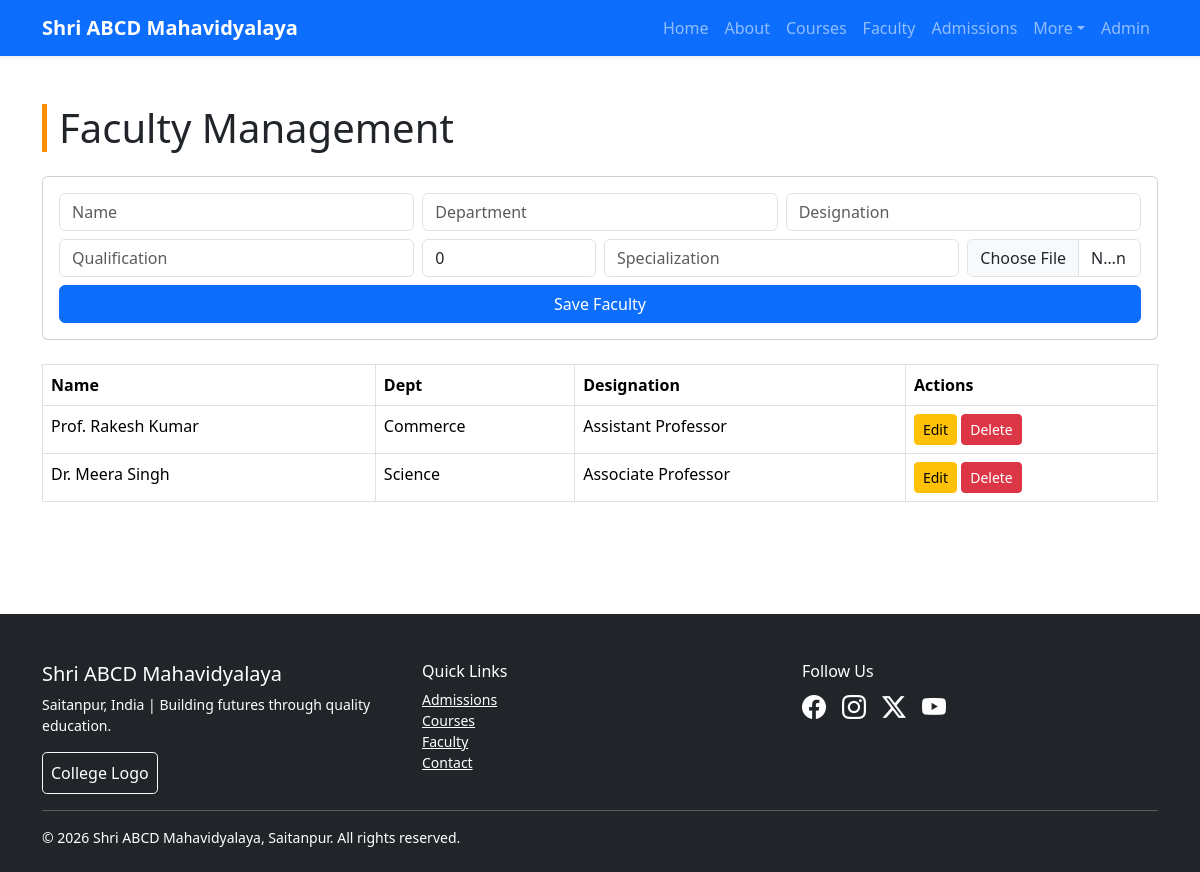
Page /admin/manage_faculty.php (signed in) on the committed database.
### tables this page shows
CREATE TABLE IF NOT EXISTS faculty (
  id INT AUTO_INCREMENT PRIMARY KEY,
  name VARCHAR(120) NOT NULL,
  department VARCHAR(120) NOT NULL,
  designation VARCHAR(120) NOT NULL,
  qualification VARCHAR(120) NOT NULL,
  experience INT DEFAULT 0,
  specialization VARCHAR(255) DEFAULT '',
  photo VARCHAR(255) DEFAULT '',
  created_at TIMESTAMP DEFAULT CURRENT_TIMESTAMP
);

### includes/functions.php (called while the page is built, shortened)
<?php
require_once __DIR__ . '/../config/database.php';
function e(string $value): string
{
    return htmlspecialchars($value, ENT_QUOTES, 'UTF-8');
}

### config/database.php (called while the page is built, shortened)
<?php
function db(): PDO
{
    $dsn = 'mysql:host=' . DB_HOST . ';dbname=' . DB_NAME . ';charset=' . DB_CHARSET;
    $options = [
        PDO::ATTR_ERRMODE => PDO::ERRMODE_EXCEPTION,
        PDO::ATTR_DEFAULT_FETCH_MODE => PDO::FETCH_ASSOC,
        PDO::ATTR_EMULATE_PREPARES => false,
    ];
    $pdo = new PDO($dsn, DB_USER, DB_PASS, $options);
    return $pdo;
}

### admin/manage_faculty.php (the view, shortened to what this page needs)
<?php
require_once __DIR__ . '/../includes/functions.php';
$edit = null;
$items = db()->query("SELECT * FROM faculty ORDER BY department,name")->fetchAll();
$pageTitle = 'Manage Faculty'; require_once __DIR__ . '/../includes/header.php'; ?>
<div class="container py-5"><h1 class="section-title mb-4">Faculty Management</h1>
<form method="post" enctype="multipart/form-data" class="card card-body mb-4">
<div class="row g-2">
<div class="col-md-4"><input class="form-control" name="name" required placeholder="Name" value="<?= e($edit['name']??'') ?>"></div>
<div class="col-md-4"><input class="form-control" name="department" required placeholder="Department" value="<?= e($edit['department']??'') ?>"></div>
<div class="col-md-4"><input class="form-control" name="designation" required placeholder="Designation" value="<?= e($edit['designation']??'') ?>"></div>
<div class="col-md-4"><input class="form-control" name="qualification" required placeholder="Qualification" value="<?= e($edit['qualification']??'') ?>"></div>
<div class="col-md-2"><input class="form-control" type="number" name="experience" required placeholder="Exp" value="<?= e((string)($edit['experience']??0)) ?>"></div>
<div class="col-md-4"><input class="form-control" name="specialization" placeholder="Specialization" value="<?= e($edit['specialization']??'') ?>"></div>
<div class="col-md-2"><input class="form-control" type="file" name="photo" accept="image/*"></div>
</div><button class="btn btn-primary mt-2">Save Faculty</button></form>
<table class="table table-bordered"><thead><tr><th>Name</th><th>Dept</th><th>Designation</th><th>Actions</th></tr></thead><tbody><?php foreach($items as $f): ?><tr><td><?= e($f['name']) ?></td><td><?= e($f['department']) ?></td><td><?= e($f['designation']) ?></td><td><a class="btn btn-sm btn-warning" href="?edit=<?= $f['id'] ?>">Edit</a> <form method="post" class="d-inline"><input type="hidden" name="action" value="delete"><input type="hidden" name="id" value="<?= $f['id'] ?>"><button class="btn btn-sm btn-danger">Delete</button></form></td></tr><?php endforeach; ?></tbody></table>
</div><?php require_once __DIR__ . '/../includes/footer.php'; ?>

### assets/css/style.css (style rules this page uses)
:root { --college-blue: #0d47a1; --college-saffron: #ff8f00; }
body { font-family: "Segoe UI", Tahoma, sans-serif; }
.section-title { border-left: 5px solid var(--college-saffron); padding-left: 12px; }
.table thead { background: #eef5ff; }

### rows in the picture
faculty: name "Prof. Rakesh Kumar", department "Commerce", designation "Assistant Professor"
faculty: name "Dr. Meera Singh", department "Science", designation "Associate Professor"

### other values in the picture
APP_NAME "Shri ABCD Mahavidyalaya"
